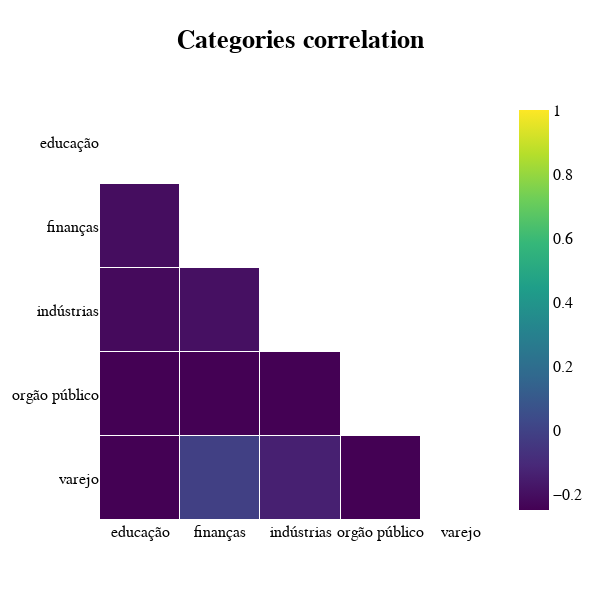

The code cell stored with this chart in its notebook:
### Markdown cell above
The correlation between category is very lower, near to 0.

There is no correlation between them

### Code cell
mask = np.triu(np.ones_like(correlation, dtype=bool))
rLT = correlation.mask(mask)

heat = go.Heatmap(
    z = rLT,
    x = rLT.columns.values,
    y = rLT.columns.values,
    zmin = - 0.25, # Sets the lower bound of the color domain
    zmax = 1,
    xgap = 1, # Sets the horizontal gap (in pixels) between bricks
    ygap = 1,
    colorscale = 'viridis',
)

fig=go.Figure(data=[heat])
layout = fig.update_layout(
    title={
    'text': "<b>Categories correlation</b>",
    'font' : dict(size=26, color='black', family='Helvetica'),
    'y':0.95,
    'x':0.5},
    height=600, width=600,
    font_family='Helvetica',
    font_color='black',
    font_size=16,
    plot_bgcolor='white',
    xaxis_showgrid=False,
    yaxis_showgrid=False,
    yaxis_autorange='reversed'
)

fig.show()

### Figure 1 — Plotly figure (JSON) as saved in the notebook; plotly's stock layout.template omitted (floating-point values rounded to 4 significant figures)
{"data": [{"colorscale": [[0, "#440154"], [0.1111, "#482878"], [0.2222, "#3e4989"], [0.3333, "#31688e"], [0.4444, "#26828e"], [0.5556, "#1f9e89"], [0.6667, "#35b779"], [0.7778, "#6ece58"], [0.8889, "#b5de2b"], [1, "#fde725"]], "type": "heatmap", "x": ["educação", "finanças", "indústrias", "orgão público", "varejo"], "xgap": 1, "y": ["educação", "finanças", "indústrias", "orgão público", "varejo"], "ygap": 1, "z": [[null, null, null, null, null], [-0.2066, null, null, null, null], [-0.2185, -0.1962, null, null, null], [-0.2799, -0.2525, -0.3148, null, null], [-0.2673, -0.01156, -0.1379, -0.3162, null]], "zmax": 1, "zmin": -0.25}], "layout": {"font": {"color": "black", "family": "Helvetica", "size": 16}, "height": 600, "plot_bgcolor": "white", "title": {"font": {"color": "black", "family": "Helvetica", "size": 26}, "text": "<b>Categories correlation</b>", "x": 0.5, "y": 0.95}, "width": 600, "xaxis": {"showgrid": false}, "yaxis": {"autorange": "reversed", "showgrid": false}}}
